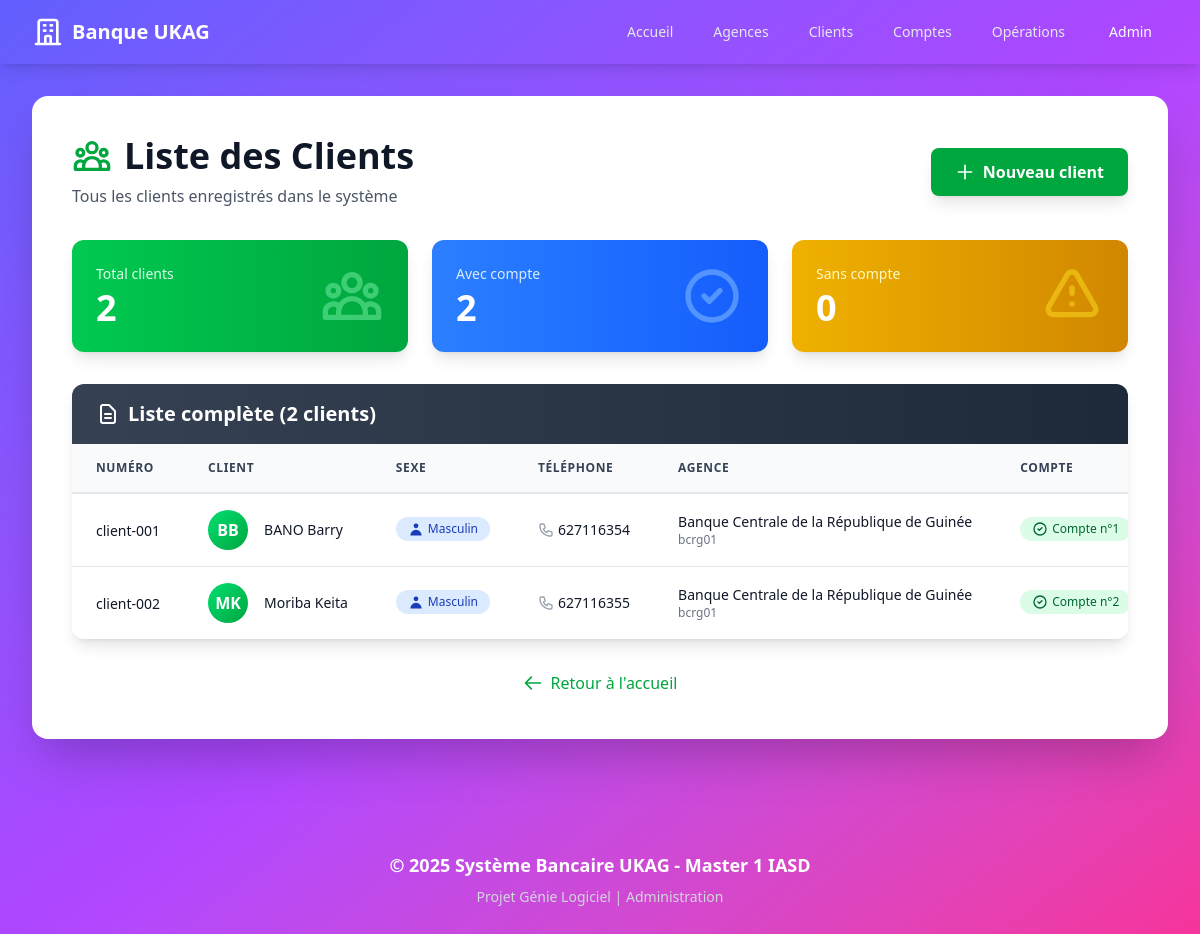
/clients/, run on the app's committed database.
### banque/models.py (models this page shows, shortened)
class Client(models.Model):
    SEXE_CHOICES = [
        ('M', 'Masculin'),
        ('F', 'Féminin'),
    ]
    numero = models.CharField(max_length=50, unique=True, verbose_name="Numéro")
    nom = models.CharField(max_length=100, verbose_name="Nom")
    prenom = models.CharField(max_length=100, verbose_name="Prénom")
    sexe = models.CharField(max_length=1, choices=SEXE_CHOICES, verbose_name="Sexe")
    telephone = models.CharField(max_length=20, verbose_name="Téléphone")
    agence = models.ForeignKey(Agence, on_delete=models.CASCADE, related_name='clients')
    class Meta:
        verbose_name = "Client"
        verbose_name_plural = "Clients"
        ordering = ['nom', 'prenom']

class Agence(models.Model):
    code = models.CharField(max_length=50, unique=True, verbose_name="Code")
    nom = models.CharField(max_length=100, verbose_name="Nom")
    adresse = models.TextField(verbose_name="Adresse")
    class Meta:
        verbose_name = "Agence"
        verbose_name_plural = "Agences"
        ordering = ['nom']

class Compte(models.Model):
    TYPE_CHOICES = [
        ('EPARGNE', 'Compte Épargne'),
        ('COURANT', 'Compte Courant'),
        ('PAYANT', 'Compte Payant'),
    ]
    code = models.AutoField(primary_key=True, verbose_name="Code")
    solde = models.DecimalField(max_digits=15, decimal_places=2, default=0, verbose_name="Solde")
    type_compte = models.CharField(max_length=10, choices=TYPE_CHOICES, verbose_name="Type de compte")
    date_creation = models.DateTimeField(auto_now_add=True, verbose_name="Date de création")
    client = models.OneToOneField(Client, on_delete=models.CASCADE, related_name='compte')
    class Meta:
        verbose_name = "Compte"
        verbose_name_plural = "Comptes"
        ordering = ['code']

### banque/views.py (the view)
# urls.py: path('clients/', views.clients_list, name='clients_list'),
def clients_list(request):
    clients = Client.objects.select_related('agence').all()
    total_clients = clients.count()
    avec_compte = clients.filter(compte__isnull=False).count()
    sans_compte = clients.filter(compte__isnull=True).count()
    context = {
        'clients': clients,
        'total_clients': total_clients,
        'avec_compte': avec_compte,
        'sans_compte': sans_compte,
    }
    return render(request, 'banque/clients_list.html', context)

### banque/templates/banque/clients_list.html (shortened to what this page needs)
{% extends 'banque/base.html' %}  {% block content %}
<div class="flex items-center justify-between mb-8">
  <div>
    <h1 class="text-4xl font-bold text-gray-900 flex items-center">
      Liste des Clients
    </h1>
    <p class="text-gray-600 mt-2">
      Tous les clients enregistrés dans le système
    </p>
  </div>
  <a
    href="/admin/banque/client/add/"
    target="_blank"
    class="bg-green-600 hover:bg-green-700 text-white font-semibold px-6 py-3 rounded-lg shadow-lg transition duration-300 flex items-center"
  >
    <svg
      class="w-5 h-5 mr-2"
      fill="none"
      stroke="currentColor"
      viewBox="0 0 24 24"
    >
      <path
        stroke-linecap="round"
        stroke-linejoin="round"
        stroke-width="2"
        d="M12 4v16m8-8H4"
      ></path>
    </svg>
    Nouveau client
  </a>
</div>
<div class="grid grid-cols-1 md:grid-cols-3 gap-6 mb-8">
  <div
    class="bg-gradient-to-r from-green-500 to-green-600 rounded-xl shadow-lg p-6 text-white"
  >
    <div class="flex items-center justify-between">
      <div>
        <p class="text-green-100 text-sm font-medium">Total clients</p>
        <p class="text-4xl font-bold mt-1">{{ clients|length }}</p>
      </div>
    </div>
  </div>
  <div
    class="bg-gradient-to-r from-blue-500 to-blue-600 rounded-xl shadow-lg p-6 text-white"
  >
    <div class="flex items-center justify-between">
      <div>
        <p class="text-blue-100 text-sm font-medium">Avec compte</p>
        <p class="text-4xl font-bold mt-1">{{ avec_compte}}</p>
      </div>
      <svg
        class="w-16 h-16 text-blue-300 opacity-50"
        fill="none"
        stroke="currentColor"
        viewBox="0 0 24 24"
      >
        <path
          stroke-linecap="round"
          stroke-linejoin="round"
          stroke-width="2"
          d="M9 12l2 2 4-4m6 2a9 9 0 11-18 0 9 9 0 0118 0z"
        ></path>
      </svg>
    </div>
  </div>
  <div
    class="bg-gradient-to-r from-yellow-500 to-yellow-600 rounded-xl shadow-lg p-6 text-white"
  >
    <div class="flex items-center justify-between">
      <div>
        <p class="text-yellow-100 text-sm font-medium">Sans compte</p>
        <p class="text-4xl font-bold mt-1">{{ sans_compte }}</p>
      </div>
      <svg
        class="w-16 h-16 text-yellow-300 opacity-50"
        fill="none"
        stroke="currentColor"
        viewBox="0 0 24 24"
      >
        <path
          stroke-linecap="round"
          stroke-linejoin="round"
          stroke-width="2"
          d="M12 9v2m0 4h.01m-6.938 4h13.856c1.54 0 2.502-1.667 1.732-3L13.732 4c-.77-1.333-2.694-1.333-3.464 0L3.34 16c-.77 1.333.192 3 1.732 3z"
        ></path>
      </svg>
    </div>
  </div>
</div>
{% if clients %}
<div class="bg-white rounded-xl shadow-lg overflow-hidden">
  <div class="bg-gradient-to-r from-gray-700 to-gray-800 px-6 py-4">
    <h2 class="text-xl font-bold text-white flex items-center">
      <svg
        class="w-6 h-6 mr-2"
        fill="none"
        stroke="currentColor"
        viewBox="0 0 24 24"
      >
        <path
          stroke-linecap="round"
          stroke-linejoin="round"
          stroke-width="2"
          d="M9 12h6m-6 4h6m2 5H7a2 2 0 01-2-2V5a2 2 0 012-2h5.586a1 1 0 01.707.293l5.414 5.414a1 1 0 01.293.707V19a2 2 0 01-2 2z"
        ></path>
      </svg>
      Liste complète ({{ clients|length }} client{{ clients|length|pluralize }})
    </h2>
  </div>
  <div class="hidden md:block overflow-x-auto">
    <table class="w-full">
      <thead class="bg-gray-50 border-b-2 border-gray-200">
        <tr>
          <th
            class="px-6 py-4 text-left text-xs font-bold text-gray-700 uppercase tracking-wider"
          >
            Numéro
          </th>
          <th
            class="px-6 py-4 text-left text-xs font-bold text-gray-700 uppercase tracking-wider"
          >
            Client
          </th>
          <th
            class="px-6 py-4 text-left text-xs font-bold text-gray-700 uppercase tracking-wider"
          >
            Sexe
          </th>
          <th
            class="px-6 py-4 text-left text-xs font-bold text-gray-700 uppercase tracking-wider"
          >
            Téléphone
          </th>
          <th
            class="px-6 py-4 text-left text-xs font-bold text-gray-700 uppercase tracking-wider"
          >
            Agence
          </th>
          <th
            class="px-6 py-4 text-left text-xs font-bold text-gray-700 uppercase tracking-wider"
          >
            Compte
          </th>
        </tr>
      </thead>
      <tbody class="bg-white divide-y divide-gray-200">
        {% for client in clients %}
        <tr class="hover:bg-gray-50 transition duration-150">
          <td class="px-6 py-4 whitespace-nowrap">
            <span class="text-sm font-medium text-gray-900"
              >{{ client.numero }}</span
            >
          </td>
          <td class="px-6 py-4 whitespace-nowrap">
            <div class="flex items-center">
              <div
                class="flex-shrink-0 h-10 w-10 bg-gradient-to-br from-green-400 to-green-600 rounded-full flex items-center justify-center text-white font-bold"
              >
                {{ client.prenom|first }}{{ client.nom|first }}
              </div>
              <div class="ml-4">
                <div class="text-sm font-medium text-gray-900">
                  {{ client.prenom }} {{ client.nom }}
                </div>
              </div>
            </div>
          </td>
          <td class="px-6 py-4 whitespace-nowrap">
            {% if client.sexe == 'M' %}
            <span
              class="inline-flex items-center px-3 py-1 rounded-full text-xs font-medium bg-blue-100 text-blue-800"
            >
              <svg class="w-4 h-4 mr-1" fill="currentColor" viewBox="0 0 20 20">
                <path
                  fill-rule="evenodd"
                  d="M10 9a3 3 0 100-6 3 3 0 000 6zm-7 9a7 7 0 1114 0H3z"
                  clip-rule="evenodd"
                ></path>
              </svg>
              Masculin
            </span>
            {% endif %}
          </td>
          <td class="px-6 py-4 whitespace-nowrap">
            <div class="flex items-center text-sm text-gray-900">
              {{ client.telephone }}
            </div>
          </td>
          <td class="px-6 py-4 whitespace-nowrap">
            <div class="text-sm text-gray-900">{{ client.agence.nom }}</div>
            <div class="text-xs text-gray-500">{{ client.agence.code }}</div>
          </td>
          <td class="px-6 py-4 whitespace-nowrap">
            {% if client.compte %}
            <a
              href="{% url 'compte_detail' client.compte.code %}"
              class="inline-flex items-center px-3 py-1 rounded-full text-xs font-medium bg-green-100 text-green-800 hover:bg-green-200 transition"
            >
              <svg
                class="w-4 h-4 mr-1"
                fill="none"
                stroke="currentColor"
                viewBox="0 0 24 24"
              >
                <path
                  stroke-linecap="round"
                  stroke-linejoin="round"
                  stroke-width="2"
                  d="M9 12l2 2 4-4m6 2a9 9 0 11-18 0 9 9 0 0118 0z"
                ></path>
              </svg>
              Compte n°{{ client.compte.code }}
            </a>
            {% endif %}
          </td>
        </tr>
        {% endfor %}
      </tbody>
    </table>
  </div>
</div>
{% endif %}
<div class="mt-8 text-center">
  <a
    href="{% url 'home' %}"
    class="inline-flex items-center text-green-600 hover:text-green-800 font-medium transition"
  >
    <svg
      class="w-5 h-5 mr-2"
      fill="none"
      stroke="currentColor"
      viewBox="0 0 24 24"
    >
      <path
        stroke-linecap="round"
        stroke-linejoin="round"
        stroke-width="2"
        d="M10 19l-7-7m0 0l7-7m-7 7h18"
      ></path>
    </svg>
    Retour à l'accueil
  </a>
</div>
{% endblock %}

### data on the page
Client: numero "client-001", prenom|first "B", nom|first "B", prenom "BANO", nom "Barry", sexe "M" (drawn), telephone "627116354", agence.nom "Banque Centrale de la République de Guinée", agence.code "bcrg01", compte.code "1"
Client: numero "client-002", prenom|first "M", nom|first "K", prenom "Moriba", nom "Keita", sexe "M" (drawn), telephone "627116355", agence.nom "Banque Centrale de la République de Guinée", agence.code "bcrg01", compte.code "2"

### other printed values
{{ clients|length }} "2"
{{ avec_compte }} "2"
{{ sans_compte }} "0"
